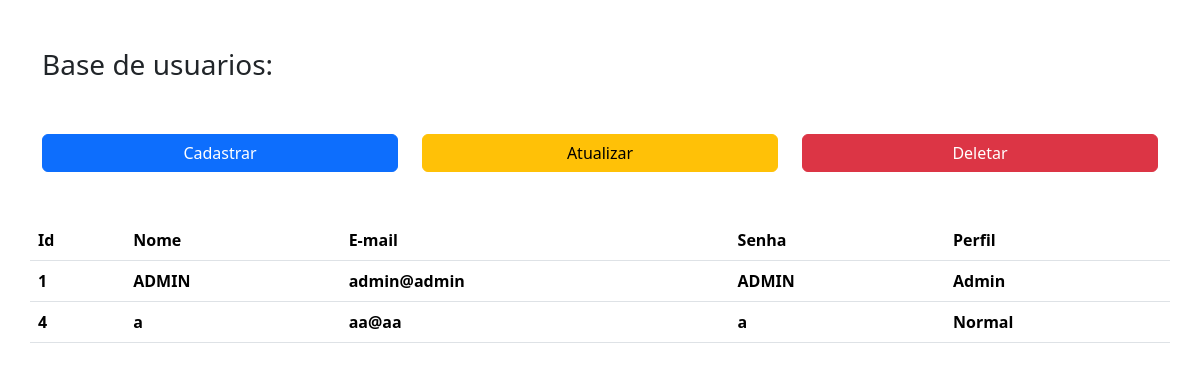
/admin, run on an earlier commit of the app's database.
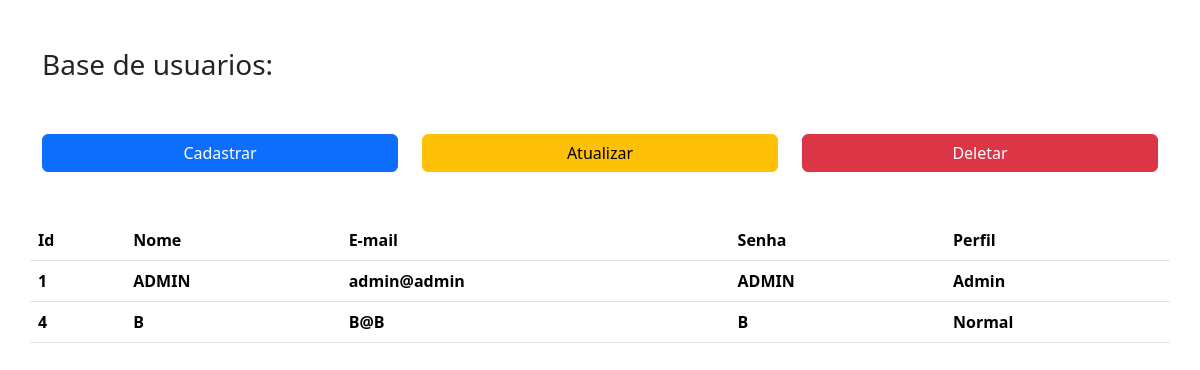
And on a later commit of the database.
### app/models/tabelas.py (models this page shows, shortened)
class User(db.Model):
    id = db.Column(db.Integer, primary_key=True, autoincrement=True)
    nome = db.Column(db.String)
    senha = db.Column(db.String)
    email = db.Column(db.String, unique=True)
    admin = db.Column(db.Integer)

### app/controllers/default.py (the view)
@app.route('/admin')
def admin():
     users = User.query.all()
     return render_template('admin.html', users = users)

### app/templates/admin.html (shortened to what this page needs)
{%extends 'base.html'%}
{%block conteudo%}
<div class="container">
    <h3 class="mb-5 mt-5">Base de usuarios:</h3>
    <div class="text-center">
        <div class="row">
            <div class="col-md-4 col-sm-12 mt-1">
                <div class="d-grid gap-2">
                    <button type="button" class="btn btn-primary" data-bs-toggle="offcanvas"
                    data-bs-target="#offcanvas-cadastro" aria-controls="offcanvas-cadastro">Cadastrar</button>
                </div>
            </div>
            <div class="col-md-4 col-sm-12 mt-1">
                <div class="d-grid gap-2">
                    <button type="button" class="btn btn-warning"
                    data-bs-toggle="modal" data-bs-target="#modal-atualizar">Atualizar</button>
                </div>
            </div>
            <div class="col-md-4 col-sm-12 mt-1">
                <div class="d-grid gap-2">
                    <button type="button" class="btn btn-danger"
                    data-bs-toggle="modal" data-bs-target="#modal-delete"">Deletar</button>
                </div>
            </div>
        </div>
    </div>
    <div class="row mt-5">
        <table class="table table-hover table-responsive">
            <thead>
                <tr>
                    <th scope="col">Id</th>
                    <th scope="col">Nome</th>
                    <th scope="col">E-mail</th>
                    <th scope="col">Senha</th>
                    <th scope="col">Perfil</th>
                </tr>
            </thead>
            <tbody>
                {% for e in users %}
                <tr>
                    <th scope="row">
                        <label class="form-check-label">{{e.id}}</label>
                    </th>
                    <th scope="row">
                        <label class="form-check-label">{{e.nome}}</label>
                    </th>
                    <th scope="row">
                        <label class="form-check-label">{{e.email}}</label>
                    </th>
                    <th scope="row">
                        <label class="form-check-label">{{e.senha}}</label>
                    </th>
                    <th scope="row">
                        <label class="form-check-label">
                            {% if e.admin == 1 %}
                                Admin
                                {% else %}
                                Normal
                            {% endif %}
                        </label>
                    </th>
                </tr>
                {% endfor %}
            </tbody>
        </table>
    </div>
</div>
{%endblock%}

### app/templates/base.html (shortened to what this page needs)
<!DOCTYPE html>
<html lang="pt-br">
<head>
    <link href="https://cdn.jsdelivr.net/npm/bootstrap@5.3.1/dist/css/bootstrap.min.css" rel="stylesheet">
</head>
<body>
    {%block conteudo%}
    {%endblock%}
</body>
</html>

What changed in the data, as far as the page shows it:
changed User id 4: nome "a" → "B"; email "aa@aa" → "B@B"; senha "a" → "B"
